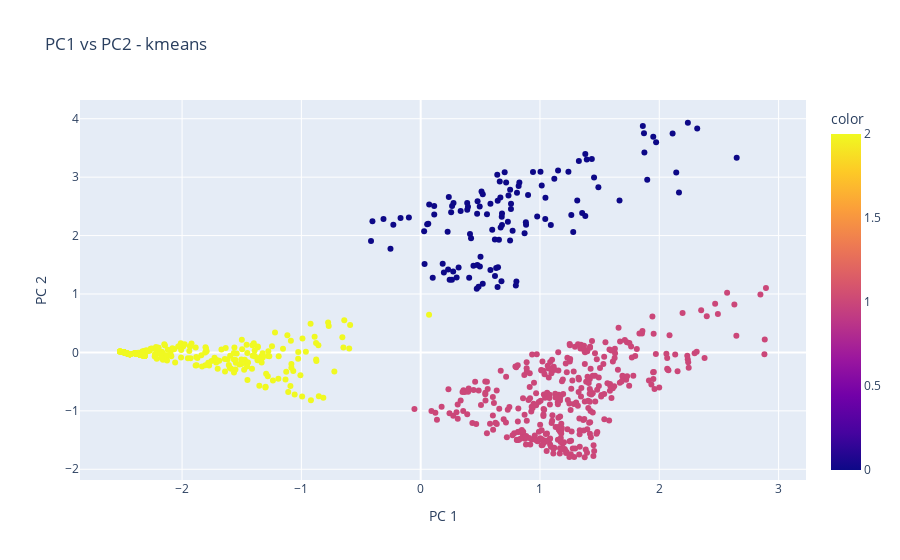

The code cell stored with this chart in its notebook:
### Markdown cell above
## PCA chart

### Code cell
X = data_new

pca = PCA(n_components=2)
components = pca.fit_transform(X)

plt.rcParams["figure.figsize"] = (3,3)
fig = px.scatter(
    components, x=0, y=1, color=c_y_km,
    title=f'PC1 vs PC2 - kmeans',
    labels={'0': 'PC 1', '1': 'PC 2'}
)
# from matplotlib.pylab import rcParams
# rcParams['figure.figsize'] = 12, 10
fig.show()

### Figure 1 — Plotly figure (JSON) as saved in the notebook; plotly's stock layout.template omitted (floating-point values rounded to 4 significant figures; data arrays with more than 128 entries replaced by an {"elided": "..."} marker saying what was removed)
{"data": [{"hovertemplate": "PC 1=%{x}<br>PC 2=%{y}<br>color=%{marker.color}<extra></extra>", "legendgroup": "", "marker": {"color": {"elided": "747 int values"}, "coloraxis": "coloraxis", "symbol": "circle"}, "mode": "markers", "name": "", "orientation": "v", "showlegend": false, "type": "scatter", "x": {"elided": "747 float values"}, "xaxis": "x", "y": {"elided": "747 float values"}, "yaxis": "y"}], "layout": {"autosize": true, "coloraxis": {"colorbar": {"title": {"text": "color"}}, "colorscale": [[0, "#0d0887"], [0.1111, "#46039f"], [0.2222, "#7201a8"], [0.3333, "#9c179e"], [0.4444, "#bd3786"], [0.5556, "#d8576b"], [0.6667, "#ed7953"], [0.7778, "#fb9f3a"], [0.8889, "#fdca26"], [1, "#f0f921"]]}, "legend": {"tracegroupgap": 0}, "title": {"text": "PC1 vs PC2 - kmeans"}, "xaxis": {"anchor": "y", "autorange": true, "domain": [0, 1], "range": [-2.851, 3.225], "title": {"text": "PC 1"}, "type": "linear"}, "yaxis": {"anchor": "x", "autorange": true, "domain": [0, 1], "range": [-2.267, 4.404], "title": {"text": "PC 2"}, "type": "linear"}}}
